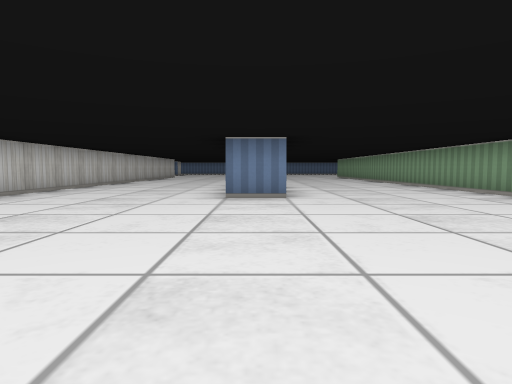
View 1 (above)

21 first-person views from a walk through a cub3D level. The camera is about half as high as the walls, tilts 4° down and sees 75° across. The floor is counted in squares. Each view is taken from the middle of a square. On the plan, view 1 faces up. The plan holds only what a view shows up to about 9 squares ahead; the rest is blank.

View 2
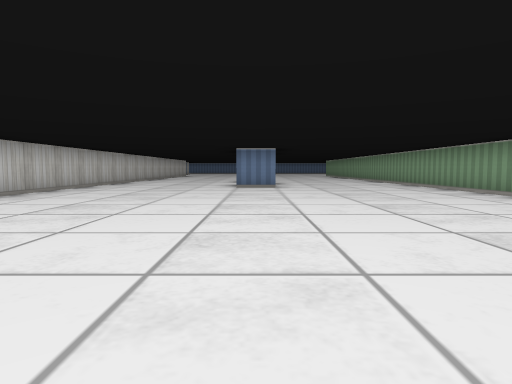

View 3
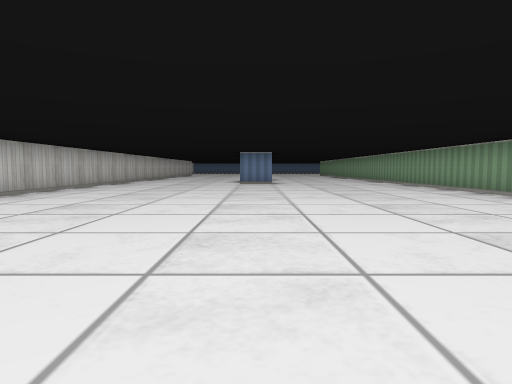

View 4
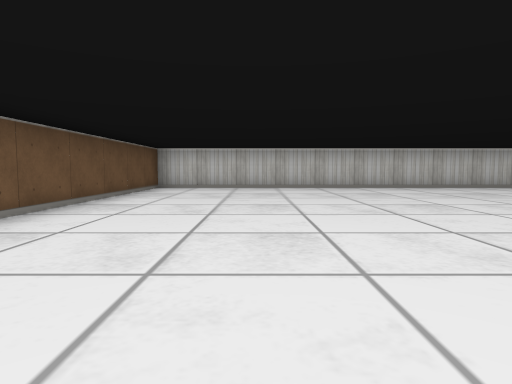

View 5
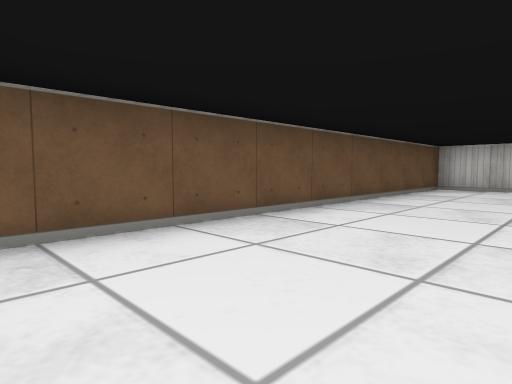

View 6
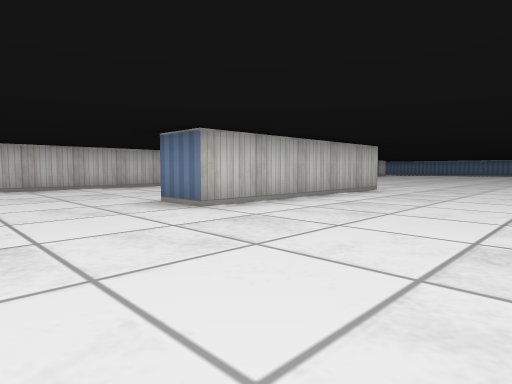

View 7
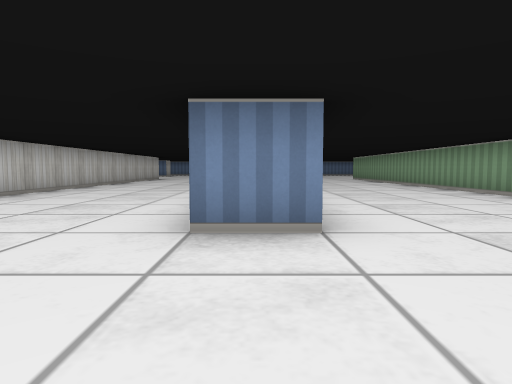

View 8
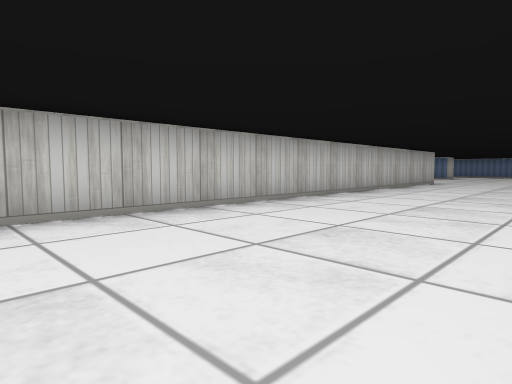

View 9
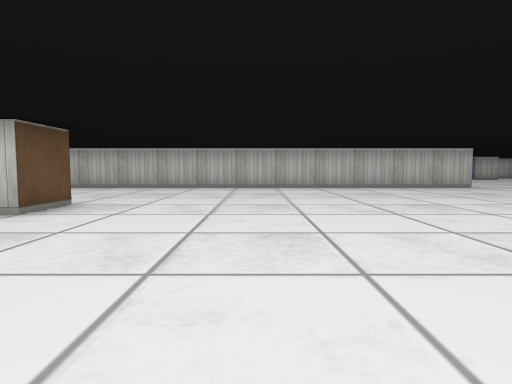

View 10
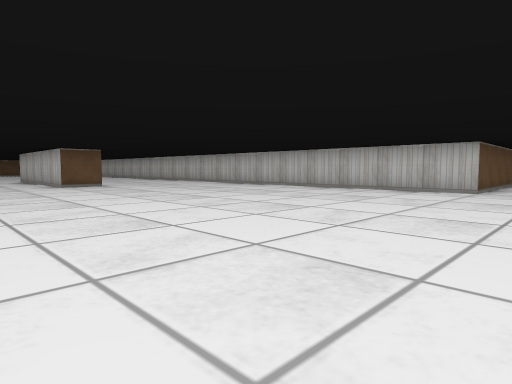

View 11
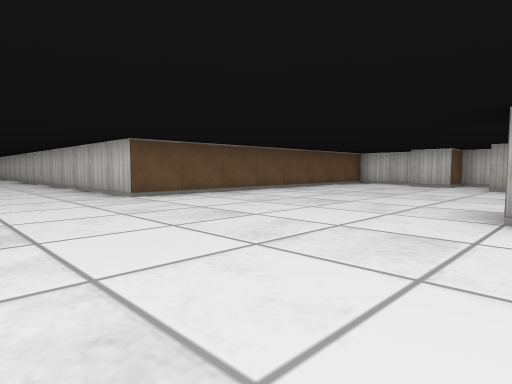

View 12
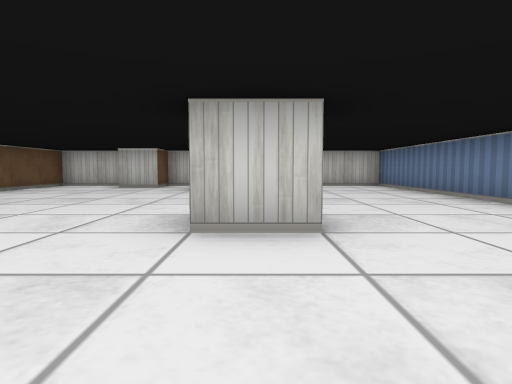

View 13
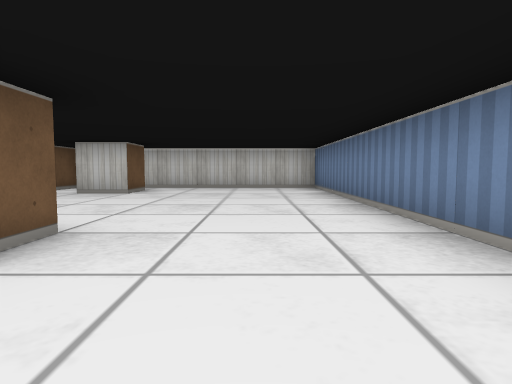

View 14
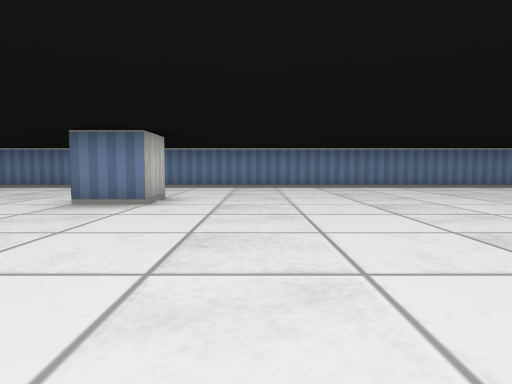

View 15
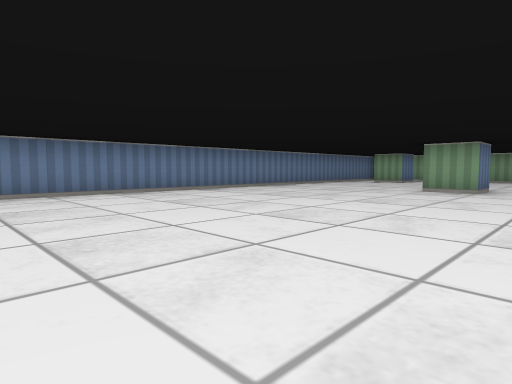

View 16
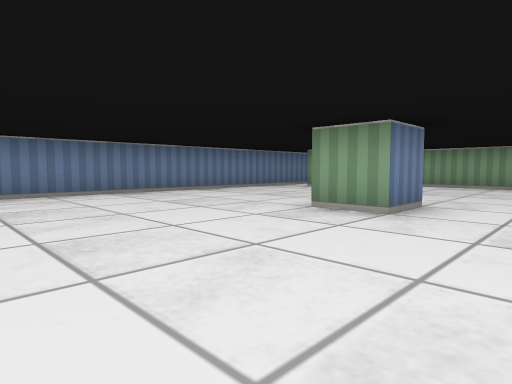

View 17
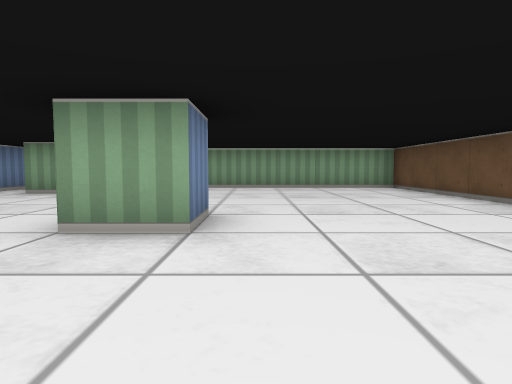

View 18
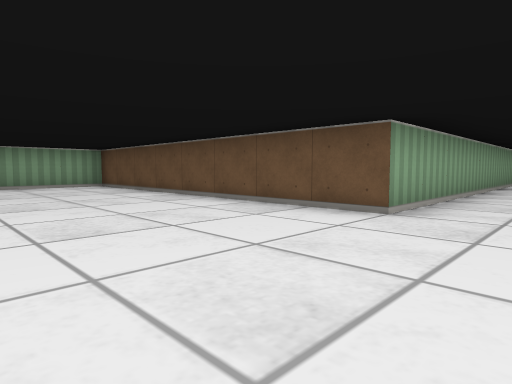

View 19
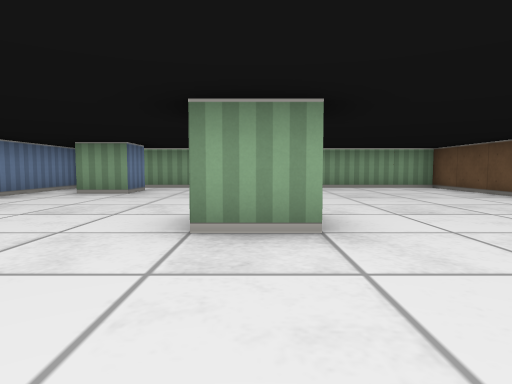

View 20
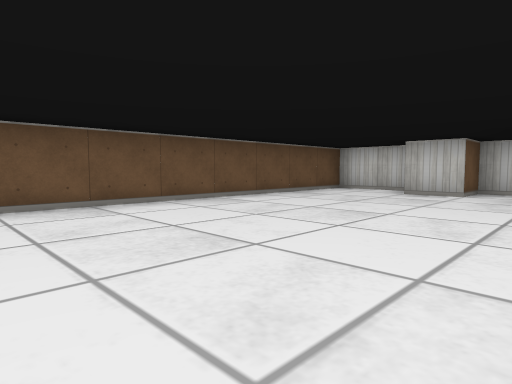

View 21
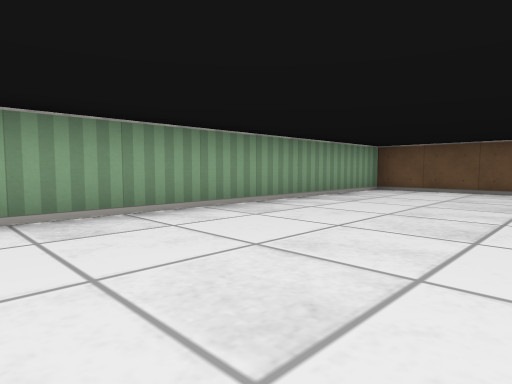

### Floor plan
Points are (right, up) in squares from view 1. A wall is a line through its corners. A room is listed if a view was taken in it or the views show most of it. See-through windows are left out.
Room 1 (views 1, 2, 3, 4, 5, 6, 7, 8, 9, 10, 11, 12, 13, 14, 15, 16, 17, 18, 19, 20, 21)
walls: (-0.5, 10.5) (0.5, 10.5) (0.5, 5.5) (-0.5, 5.5); (7.6, 22.5) (6.5, 22.5) (6.5, 23.5); (-5.5, 24.6) (-5.5, 23.5) (-6.5, 23.5); (-6.5, 24.5) (-5.9, 24.5); (-12.5, 20.1) (-12.5, 18.5) (-4.5, 18.5) (-4.5, -5.5) (4.5, -5.5) (4.5, 18.5) (12.5, 18.5) (12.5, 25.9); (-11.5, 23.5) (-10.5, 23.5) (-10.5, 22.5); (11.5, 25.5) (10.5, 25.5) (10.5, 26.5); (12.4, 27.5) (-12.5, 27.5) (-12.5, 21.5) (-11.5, 21.5) (-11.5, 20.5)

Positions as (right, up) in squares from view 1, and headings:
1: (0, 0), facing up
2: (0, -3), facing up
3: (0, -5), facing up
4: (4, -3), facing left
5: (4, -3), facing down-left
6: (4, 3), facing up-left
7: (0, 3), facing up
8: (-1, 7), facing up-left
9: (4, 13), facing left
10: (3, 20), facing down-left
11: (-2, 24), facing down-left
12: (-3, 24), facing left
13: (-4, 26), facing left
14: (-4, 19), facing up
15: (-1, 21), facing up-right
16: (3, 21), facing up-right
17: (4, 22), facing right
18: (3, 22), facing down-right
19: (4, 23), facing right
20: (-5, 23), facing down-left
21: (1, 2), facing down-right
